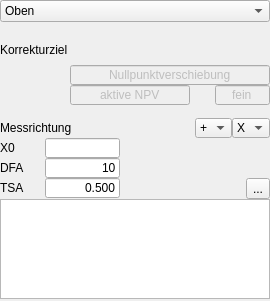
<?xml version="1.0" encoding="UTF-8"?>
<ui version="4.0">
 <class>TP_Kante</class>
 <widget class="QWidget" name="TP_Kante">
  <property name="geometry">
   <rect>
    <x>0</x>
    <y>0</y>
    <width>270</width>
    <height>301</height>
   </rect>
  </property>
  <property name="maximumSize">
   <size>
    <width>270</width>
    <height>16777215</height>
   </size>
  </property>
  <property name="windowTitle">
   <string>Form</string>
  </property>
  <layout class="QVBoxLayout" name="verticalLayout">
   <property name="spacing">
    <number>0</number>
   </property>
   <property name="leftMargin">
    <number>0</number>
   </property>
   <property name="topMargin">
    <number>0</number>
   </property>
   <property name="rightMargin">
    <number>0</number>
   </property>
   <property name="bottomMargin">
    <number>0</number>
   </property>
   <item>
    <widget class="MComboBox" name="comboBox_Frame">
     <item>
      <property name="text">
       <string>Oben</string>
      </property>
     </item>
     <item>
      <property name="text">
       <string>Hinten</string>
      </property>
     </item>
     <item>
      <property name="text">
       <string>Links</string>
      </property>
     </item>
     <item>
      <property name="text">
       <string>Vorne</string>
      </property>
     </item>
     <item>
      <property name="text">
       <string>Rechts</string>
      </property>
     </item>
    </widget>
   </item>
   <item>
    <spacer name="verticalSpacer_2">
     <property name="orientation">
      <enum>Qt::Vertical</enum>
     </property>
     <property name="sizeType">
      <enum>QSizePolicy::Fixed</enum>
     </property>
     <property name="sizeHint" stdset="0">
      <size>
       <width>20</width>
       <height>13</height>
      </size>
     </property>
    </spacer>
   </item>
   <item>
    <widget class="QLabel" name="label_Korrekturziel">
     <property name="maximumSize">
      <size>
       <width>16777215</width>
       <height>30</height>
      </size>
     </property>
     <property name="text">
      <string>Korrekturziel</string>
     </property>
    </widget>
   </item>
   <item>
    <layout class="QHBoxLayout" name="horizontalLayout">
     <property name="spacing">
      <number>0</number>
     </property>
     <item>
      <spacer name="horizontalSpacer_Nullpunktverschiebung">
       <property name="orientation">
        <enum>Qt::Horizontal</enum>
       </property>
       <property name="sizeType">
        <enum>QSizePolicy::Expanding</enum>
       </property>
       <property name="sizeHint" stdset="0">
        <size>
         <width>40</width>
         <height>20</height>
        </size>
       </property>
      </spacer>
     </item>
     <item>
      <widget class="QLineEdit" name="lineEdit_Nullpunkverschiebung">
       <property name="enabled">
        <bool>false</bool>
       </property>
       <property name="minimumSize">
        <size>
         <width>200</width>
         <height>0</height>
        </size>
       </property>
       <property name="maximumSize">
        <size>
         <width>200</width>
         <height>20</height>
        </size>
       </property>
       <property name="text">
        <string>Nullpunktverschiebung</string>
       </property>
       <property name="alignment">
        <set>Qt::AlignCenter</set>
       </property>
      </widget>
     </item>
    </layout>
   </item>
   <item>
    <layout class="QHBoxLayout" name="horizontalLayout_Aktive_NPV">
     <property name="spacing">
      <number>0</number>
     </property>
     <item>
      <spacer name="horizontalSpacer">
       <property name="orientation">
        <enum>Qt::Horizontal</enum>
       </property>
       <property name="sizeType">
        <enum>QSizePolicy::Expanding</enum>
       </property>
       <property name="sizeHint" stdset="0">
        <size>
         <width>40</width>
         <height>20</height>
        </size>
       </property>
      </spacer>
     </item>
     <item>
      <widget class="QLineEdit" name="lineEdit_Aktive_NPV">
       <property name="enabled">
        <bool>false</bool>
       </property>
       <property name="minimumSize">
        <size>
         <width>120</width>
         <height>0</height>
        </size>
       </property>
       <property name="maximumSize">
        <size>
         <width>120</width>
         <height>20</height>
        </size>
       </property>
       <property name="text">
        <string>aktive NPV</string>
       </property>
       <property name="alignment">
        <set>Qt::AlignCenter</set>
       </property>
      </widget>
     </item>
     <item>
      <spacer name="horizontalSpacer_2">
       <property name="orientation">
        <enum>Qt::Horizontal</enum>
       </property>
       <property name="sizeType">
        <enum>QSizePolicy::Fixed</enum>
       </property>
       <property name="sizeHint" stdset="0">
        <size>
         <width>25</width>
         <height>20</height>
        </size>
       </property>
      </spacer>
     </item>
     <item>
      <widget class="QLineEdit" name="lineEdit_Aktive_NPV_2">
       <property name="enabled">
        <bool>false</bool>
       </property>
       <property name="minimumSize">
        <size>
         <width>55</width>
         <height>0</height>
        </size>
       </property>
       <property name="maximumSize">
        <size>
         <width>55</width>
         <height>20</height>
        </size>
       </property>
       <property name="text">
        <string>fein</string>
       </property>
       <property name="alignment">
        <set>Qt::AlignCenter</set>
       </property>
      </widget>
     </item>
    </layout>
   </item>
   <item>
    <spacer name="verticalSpacer">
     <property name="orientation">
      <enum>Qt::Vertical</enum>
     </property>
     <property name="sizeType">
      <enum>QSizePolicy::Fixed</enum>
     </property>
     <property name="sizeHint" stdset="0">
      <size>
       <width>20</width>
       <height>13</height>
      </size>
     </property>
    </spacer>
   </item>
   <item>
    <layout class="QHBoxLayout" name="horizontalLayout_Messrichtung">
     <item>
      <widget class="QLabel" name="label_2">
       <property name="maximumSize">
        <size>
         <width>16777215</width>
         <height>20</height>
        </size>
       </property>
       <property name="text">
        <string>Messrichtung</string>
       </property>
      </widget>
     </item>
     <item>
      <spacer name="horizontalSpacer_3">
       <property name="orientation">
        <enum>Qt::Horizontal</enum>
       </property>
       <property name="sizeHint" stdset="0">
        <size>
         <width>40</width>
         <height>20</height>
        </size>
       </property>
      </spacer>
     </item>
     <item>
      <widget class="MComboBox" name="comboBox_Messrichtung">
       <property name="maximumSize">
        <size>
         <width>40</width>
         <height>20</height>
        </size>
       </property>
       <item>
        <property name="text">
         <string>+</string>
        </property>
       </item>
       <item>
        <property name="text">
         <string>-</string>
        </property>
       </item>
      </widget>
     </item>
     <item>
      <widget class="MComboBox" name="comboBox_Messachse">
       <property name="maximumSize">
        <size>
         <width>70</width>
         <height>20</height>
        </size>
       </property>
       <item>
        <property name="text">
         <string>X</string>
        </property>
       </item>
       <item>
        <property name="text">
         <string>Y</string>
        </property>
       </item>
       <item>
        <property name="text">
         <string>Z</string>
        </property>
       </item>
      </widget>
     </item>
    </layout>
   </item>
   <item>
    <layout class="QHBoxLayout" name="horizontalLayout_Wert">
     <item>
      <widget class="QLabel" name="label_Wert">
       <property name="minimumSize">
        <size>
         <width>45</width>
         <height>20</height>
        </size>
       </property>
       <property name="maximumSize">
        <size>
         <width>45</width>
         <height>20</height>
        </size>
       </property>
       <property name="sizeIncrement">
        <size>
         <width>0</width>
         <height>20</height>
        </size>
       </property>
       <property name="text">
        <string>X0</string>
       </property>
      </widget>
     </item>
     <item>
      <widget class="QLineEdit" name="lineEdit_Wert">
       <property name="maximumSize">
        <size>
         <width>75</width>
         <height>20</height>
        </size>
       </property>
       <property name="sizeIncrement">
        <size>
         <width>0</width>
         <height>20</height>
        </size>
       </property>
       <property name="text">
        <string/>
       </property>
       <property name="alignment">
        <set>Qt::AlignRight|Qt::AlignTrailing|Qt::AlignVCenter</set>
       </property>
      </widget>
     </item>
     <item>
      <spacer name="horizontalSpacer_Wert">
       <property name="orientation">
        <enum>Qt::Horizontal</enum>
       </property>
       <property name="sizeHint" stdset="0">
        <size>
         <width>40</width>
         <height>20</height>
        </size>
       </property>
      </spacer>
     </item>
    </layout>
   </item>
   <item>
    <layout class="QHBoxLayout" name="horizontalLayout_DFA">
     <item>
      <widget class="QLabel" name="label_DFA">
       <property name="minimumSize">
        <size>
         <width>45</width>
         <height>0</height>
        </size>
       </property>
       <property name="maximumSize">
        <size>
         <width>45</width>
         <height>20</height>
        </size>
       </property>
       <property name="text">
        <string>DFA</string>
       </property>
      </widget>
     </item>
     <item>
      <widget class="QLineEdit" name="lineEdit_DFA">
       <property name="maximumSize">
        <size>
         <width>75</width>
         <height>20</height>
        </size>
       </property>
       <property name="text">
        <string>10</string>
       </property>
       <property name="alignment">
        <set>Qt::AlignRight|Qt::AlignTrailing|Qt::AlignVCenter</set>
       </property>
      </widget>
     </item>
     <item>
      <spacer name="horizontalSpacer_DFA">
       <property name="orientation">
        <enum>Qt::Horizontal</enum>
       </property>
       <property name="sizeHint" stdset="0">
        <size>
         <width>40</width>
         <height>20</height>
        </size>
       </property>
      </spacer>
     </item>
    </layout>
   </item>
   <item>
    <layout class="QHBoxLayout" name="horizontalLayout_TSA">
     <item>
      <widget class="QLabel" name="label_TSA">
       <property name="minimumSize">
        <size>
         <width>45</width>
         <height>0</height>
        </size>
       </property>
       <property name="maximumSize">
        <size>
         <width>45</width>
         <height>20</height>
        </size>
       </property>
       <property name="text">
        <string>TSA</string>
       </property>
      </widget>
     </item>
     <item>
      <widget class="QLineEdit" name="lineEdit_TSA">
       <property name="maximumSize">
        <size>
         <width>75</width>
         <height>20</height>
        </size>
       </property>
       <property name="text">
        <string>0.500</string>
       </property>
       <property name="alignment">
        <set>Qt::AlignRight|Qt::AlignTrailing|Qt::AlignVCenter</set>
       </property>
      </widget>
     </item>
     <item>
      <spacer name="horizontalSpacer_TSA">
       <property name="orientation">
        <enum>Qt::Horizontal</enum>
       </property>
       <property name="sizeHint" stdset="0">
        <size>
         <width>40</width>
         <height>20</height>
        </size>
       </property>
      </spacer>
     </item>
     <item>
      <widget class="QToolButton" name="toolButton_Paste">
       <property name="text">
        <string>...</string>
       </property>
       <property name="icon">
        <iconset>
         <normalon>:/Icons/paste.png</normalon>
        </iconset>
       </property>
      </widget>
     </item>
    </layout>
   </item>
   <item>
    <widget class="QTextEdit" name="textEdit_Anfahren">
     <property name="minimumSize">
      <size>
       <width>0</width>
       <height>100</height>
      </size>
     </property>
     <property name="maximumSize">
      <size>
       <width>16777215</width>
       <height>100</height>
      </size>
     </property>
     <property name="font">
      <font>
       <family>Lucida Console</family>
      </font>
     </property>
    </widget>
   </item>
  </layout>
 </widget>
 <customwidgets>
  <customwidget>
   <class>MComboBox</class>
   <extends>QComboBox</extends>
   <header location="global">Classes/mcombobox.h</header>
  </customwidget>
 </customwidgets>
 <resources/>
 <connections/>
</ui>
